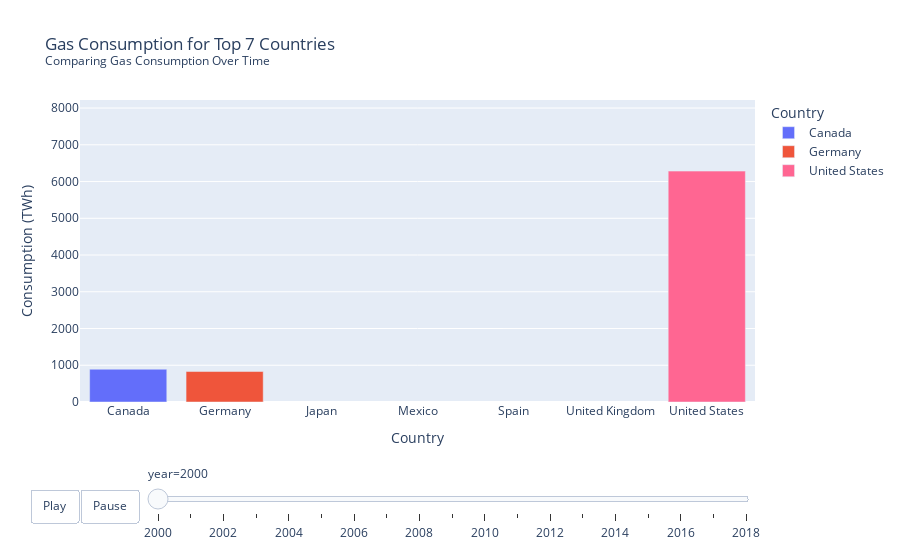

Notebook code for this chart:
### Code cell
# Slower animation for gas consumption with Play and Pause buttons
fig_gas = px.bar(ct, x='country', y='gas_consumption', color='country',
                 animation_frame="year", 
                 animation_group="country", 
                 range_y=[0, ct['gas_consumption'].max()], 
                 title=('Gas Consumption for Top 7 Countries<br><sup>Comparing Gas Consumption Over Time</sup>'),
                 labels={'gas_consumption': 'Consumption (TWh)', 'country': 'Country'})

# Adding Play and Pause buttons
fig_gas.update_layout(
    updatemenus=[{
        'buttons': [
            {
                'args': [None, {'frame': {'duration': 1000, 'redraw': True}, 'fromcurrent': True}],
                'label': 'Play',
                'method': 'animate'
            },
            {
                'args': [[None], {'frame': {'duration': 0, 'redraw': False}, 'mode': 'immediate', 'transition': {'duration': 0}}],
                'label': 'Pause',
                'method': 'animate'
            }
        ],
        'direction': 'left',
        'pad': {'r': 10, 't': 87},
        'showactive': False,
        'type': 'buttons',
        'x': 0.1,
        'xanchor': 'right',
        'y': 0,
        'yanchor': 'top'
    }]
)

fig_gas.show()

### Figure 1 — Plotly figure (JSON) as saved in the notebook; plotly's stock layout.template omitted (floating-point values rounded to 4 significant figures)
{"data": [{"alignmentgroup": "True", "hovertemplate": "Country=%{x}<br>year=2000<br>Consumption (TWh)=%{y}<extra></extra>", "ids": ["Canada", "Canada", "Canada", "Canada", "Canada", "Canada", "Canada", "Canada"], "legendgroup": "Canada", "marker": {"color": "#636efa", "pattern": {"shape": ""}}, "name": "Canada", "offsetgroup": "Canada", "orientation": "v", "showlegend": true, "textposition": "auto", "type": "bar", "x": ["Canada", "Canada", "Canada", "Canada", "Canada", "Canada", "Canada", "Canada"], "xaxis": "x", "y": [892.2, 892.2, 892.2, 892.2, 892.2, 892.2, 892.2, 892.2], "yaxis": "y"}, {"alignmentgroup": "True", "hovertemplate": "Country=%{x}<br>year=2000<br>Consumption (TWh)=%{y}<extra></extra>", "ids": ["Germany", "Germany", "Germany", "Germany", "Germany", "Germany", "Germany", "Germany"], "legendgroup": "Germany", "marker": {"color": "#EF553B", "pattern": {"shape": ""}}, "name": "Germany", "offsetgroup": "Germany", "orientation": "v", "showlegend": true, "textposition": "auto", "type": "bar", "x": ["Germany", "Germany", "Germany", "Germany", "Germany", "Germany", "Germany", "Germany"], "xaxis": "x", "y": [829.2, 829.2, 829.2, 829.2, 829.2, 829.2, 829.2, 829.2], "yaxis": "y"}, {"alignmentgroup": "True", "hovertemplate": "Country=%{x}<br>year=2000<br>Consumption (TWh)=%{y}<extra></extra>", "ids": ["United States", "United States", "United States", "United States", "United States", "United States", "United States", "United States"], "legendgroup": "United States", "marker": {"color": "#FF6692", "pattern": {"shape": ""}}, "name": "United States", "offsetgroup": "United States", "orientation": "v", "showlegend": true, "textposition": "auto", "type": "bar", "x": ["United States", "United States", "United States", "United States", "United States", "United States", "United States", "United States"], "xaxis": "x", "y": [6284.0, 6284.0, 6284.0, 6284.0, 6284.0, 6284.0, 6284.0, 6284.0], "yaxis": "y"}], "layout": {"barmode": "relative", "legend": {"title": {"text": "Country"}, "tracegroupgap": 0}, "sliders": [{"active": 0, "currentvalue": {"prefix": "year="}, "len": 0.9, "pad": {"b": 10, "t": 60}, "steps": [{"args": [["2000"], {"frame": {"duration": 0, "redraw": true}, "fromcurrent": true, "mode": "immediate", "transition": {"duration": 0, "easing": "linear"}}], "label": "2000", "method": "animate"}, {"args": [["2001"], {"frame": {"duration": 0, "redraw": true}, "fromcurrent": true, "mode": "immediate", "transition": {"duration": 0, "easing": "linear"}}], "label": "2001", "method": "animate"}, {"args": [["2002"], {"frame": {"duration": 0, "redraw": true}, "fromcurrent": true, "mode": "immediate", "transition": {"duration": 0, "easing": "linear"}}], "label": "2002", "method": "animate"}, {"args": [["2003"], {"frame": {"duration": 0, "redraw": true}, "fromcurrent": true, "mode": "immediate", "transition": {"duration": 0, "easing": "linear"}}], "label": "2003", "method": "animate"}, {"args": [["2004"], {"frame": {"duration": 0, "redraw": true}, "fromcurrent": true, "mode": "immediate", "transition": {"duration": 0, "easing": "linear"}}], "label": "2004", "method": "animate"}, {"args": [["2005"], {"frame": {"duration": 0, "redraw": true}, "fromcurrent": true, "mode": "immediate", "transition": {"duration": 0, "easing": "linear"}}], "label": "2005", "method": "animate"}, {"args": [["2006"], {"frame": {"duration": 0, "redraw": true}, "fromcurrent": true, "mode": "immediate", "transition": {"duration": 0, "easing": "linear"}}], "label": "2006", "method": "animate"}, {"args": [["2007"], {"frame": {"duration": 0, "redraw": true}, "fromcurrent": true, "mode": "immediate", "transition": {"duration": 0, "easing": "linear"}}], "label": "2007", "method": "animate"}, {"args": [["2008"], {"frame": {"duration": 0, "redraw": true}, "fromcurrent": true, "mode": "immediate", "transition": {"duration": 0, "easing": "linear"}}], "label": "2008", "method": "animate"}, {"args": [["2009"], {"frame": {"duration": 0, "redraw": true}, "fromcurrent": true, "mode": "immediate", "transition": {"duration": 0, "easing": "linear"}}], "label": "2009", "method": "animate"}, {"args": [["2010"], {"frame": {"duration": 0, "redraw": true}, "fromcurrent": true, "mode": "immediate", "transition": {"duration": 0, "easing": "linear"}}], "label": "2010", "method": "animate"}, {"args": [["2011"], {"frame": {"duration": 0, "redraw": true}, "fromcurrent": true, "mode": "immediate", "transition": {"duration": 0, "easing": "linear"}}], "label": "2011", "method": "animate"}, {"args": [["2012"], {"frame": {"duration": 0, "redraw": true}, "fromcurrent": true, "mode": "immediate", "transition": {"duration": 0, "easing": "linear"}}], "label": "2012", "method": "animate"}, {"args": [["2013"], {"frame": {"duration": 0, "redraw": true}, "fromcurrent": true, "mode": "immediate", "transition": {"duration": 0, "easing": "linear"}}], "label": "2013", "method": "animate"}, {"args": [["2014"], {"frame": {"duration": 0, "redraw": true}, "fromcurrent": true, "mode": "immediate", "transition": {"duration": 0, "easing": "linear"}}], "label": "2014", "method": "animate"}, {"args": [["2015"], {"frame": {"duration": 0, "redraw": true}, "fromcurrent": true, "mode": "immediate", "transition": {"duration": 0, "easing": "linear"}}], "label": "2015", "method": "animate"}, {"args": [["2016"], {"frame": {"duration": 0, "redraw": true}, "fromcurrent": true, "mode": "immediate", "transition": {"duration": 0, "easing": "linear"}}], "label": "2016", "method": "animate"}, {"args": [["2017"], {"frame": {"duration": 0, "redraw": true}, "fromcurrent": true, "mode": "immediate", "transition": {"duration": 0, "easing": "linear"}}], "label": "2017", "method": "animate"}, {"args": [["2018"], {"frame": {"duration": 0, "redraw": true}, "fromcurrent": true, "mode": "immediate", "transition": {"duration": 0, "easing": "linear"}}], "label": "2018", "method": "animate"}], "x": 0.1, "xanchor": "left", "y": 0, "yanchor": "top"}], "title": {"text": "Gas Consumption for Top 7 Countries<br><sup>Comparing Gas Consumption Over Time</sup>"}, "updatemenus": [{"buttons": [{"args": [null, {"frame": {"duration": 1000, "redraw": true}, "fromcurrent": true}], "label": "Play", "method": "animate"}, {"args": [[null], {"frame": {"duration": 0, "redraw": false}, "mode": "immediate", "transition": {"duration": 0}}], "label": "Pause", "method": "animate"}], "direction": "left", "pad": {"r": 10, "t": 87}, "showactive": false, "type": "buttons", "x": 0.1, "xanchor": "right", "y": 0, "yanchor": "top"}], "xaxis": {"anchor": "y", "categoryarray": ["Canada", "Germany", "Japan", "Mexico", "Spain", "United Kingdom", "United States"], "categoryorder": "array", "domain": [0, 1], "title": {"text": "Country"}}, "yaxis": {"anchor": "x", "domain": [0, 1], "range": [0, 8220.0], "title": {"text": "Consumption (TWh)"}}}}
